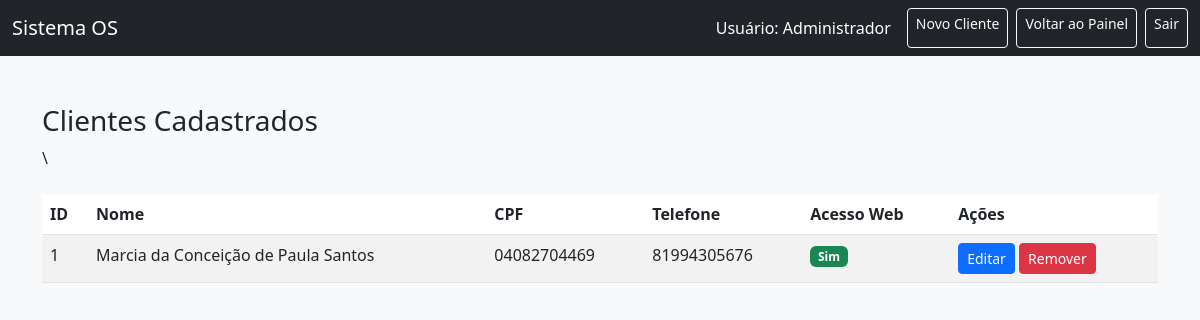
Page /listar_clientes (signed in) on the committed database.
### tables this page shows
CREATE TABLE clientes (
            id INTEGER PRIMARY KEY AUTOINCREMENT,
            nome TEXT NOT NULL,
            cpf TEXT NOT NULL UNIQUE,
            telefone TEXT
        );

### app.py (the view)
@app.route('/listar_clientes')
def listar_clientes():
    if 'permissao' not in session or session['permissao'] not in ['admin', 'atendente', 'tecnico']:
        flash('Você não tem permissão para acessar esta página.', 'warning')
        return redirect(url_for('dashboard'))
    conn = sqlite3.connect(DB)
    c = conn.cursor()
    c.execute("""
        SELECT
            c.id,
            c.nome,
            c.cpf,
            c.telefone,
            u.id IS NOT NULL AS tem_acesso_web
        FROM clientes c
        LEFT JOIN usuarios u ON c.id = u.id_cliente AND u.permissao = 'cliente'
        ORDER BY c.nome
    """)
    clientes = c.fetchall()
    conn.close()
    return render_template('listar_clientes.html', clientes=clientes)

### templates/listar_clientes.html (shortened to what this page needs)
<!DOCTYPE html>
<html lang="pt-br">
<head>
  <link href="https://cdn.jsdelivr.net/npm/bootstrap@5.3.0/dist/css/bootstrap.min.css" rel="stylesheet">
</head>
<body class="bg-light">
<nav class="navbar navbar-dark bg-dark">
  <div class="container-fluid">
    <a class="navbar-brand" href="{{ url_for('dashboard') }}">Sistema OS</a>
    <div class="d-flex">
      <span class="navbar-text text-white me-3">Usuário: {{ session['usuario_nome'] }}</span>
      <a href="{{ url_for('cadastrar_cliente') }}" class="btn btn-outline-light btn-sm me-2">Novo Cliente</a>
      <a href="{{ url_for('dashboard') }}" class="btn btn-outline-light btn-sm me-2">Voltar ao Painel</a>
      <a href="{{ url_for('logout') }}" class="btn btn-outline-light btn-sm">Sair</a>
    </div>
  </div>
</nav>
<div class="container py-5">
  <h3>Clientes Cadastrados</h3>
  <table class="table table-striped table-hover mt-4">
    <thead>
      <tr>
        <th>ID</th>
        <th>Nome</th>
        <th>CPF</th>
        <th>Telefone</th>
        <th>Acesso Web</th>
        <th>Ações</th>
      </tr>
    </thead>
    <tbody>
    {% for cliente in clientes %}
    <tr>
        <td>{{ cliente[0] }}</td>
        <td>{{ cliente[1] }}</td>
        <td>{{ cliente[2] }}</td> \
        <td>{{ cliente[3] or 'N/A' }}</td>
        <td>
          {% if cliente[4] %}
            <span class="badge bg-success">Sim</span>
          {% else %}
            <span class="badge bg-warning text-dark">Não</span>
          {% endif %}
        </td>
        <td>
          <a href="{{ url_for('editar_cliente', id=cliente[0]) }}" class="btn btn-sm btn-primary">Editar</a>
          <form action="{{ url_for('excluir_cliente', cliente_id=cliente[0]) }}" method="POST" style="display:inline;" onsubmit="return confirm('Tem certeza que deseja excluir o cliente {{ cliente[1] }}? Esta ação também removerá o acesso web do cliente (se existir) e só será possível se não houver ordens de serviço vinculadas. Esta ação é irreversível.');">
              <button type="submit" class="btn btn-sm btn-danger">Remover</button>
          </form>
        </td>
    </tr>
    {% endfor %}
</tbody>
  </table>
</div>
</body>
</html>

### rows in the picture
clientes: id "1", nome "Marcia da Conceição de Paula Santos", cpf "04082704469", telefone "81994305676"

### other values in the picture
{{ session['usuario_nome'] }} "Administrador"
